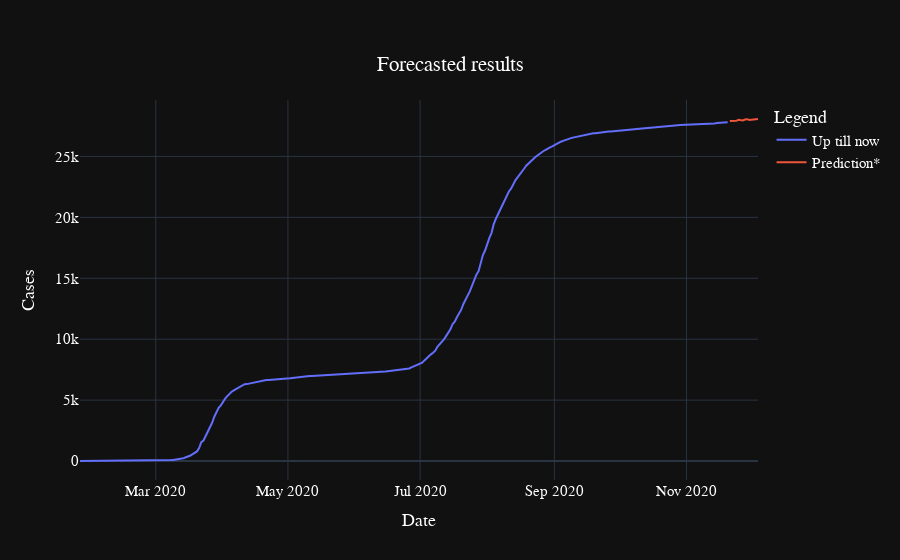

Notebook cell for this chart:
### Markdown cell above
# Example

### Code cell
start=time.time()
fig,error=prophet_predict("confirmed","India")
end=time.time()
fig.show()
print(f'Allow an error of upto {round(error,2)}%')

### Figure 1 — Plotly figure (JSON) as saved in the notebook; plotly's stock layout.template omitted (floating-point values rounded to 4 significant figures; data arrays with more than 128 entries replaced by an {"elided": "..."} marker saying what was removed)
{"data": [{"mode": "lines", "name": "Up till now ", "type": "scatter", "x": {"elided": "300 str values"}, "y": {"elided": "300 int values"}}, {"mode": "lines", "name": "Prediction*", "type": "scatter", "x": ["2020-11-21T00:00:00", "2020-11-22T00:00:00", "2020-11-23T00:00:00", "2020-11-24T00:00:00", "2020-11-25T00:00:00", "2020-11-26T00:00:00", "2020-11-27T00:00:00", "2020-11-28T00:00:00", "2020-11-29T00:00:00", "2020-11-30T00:00:00", "2020-12-01T00:00:00", "2020-12-02T00:00:00", "2020-12-03T00:00:00", "2020-12-04T00:00:00"], "y": [27903, 27894, 27894, 27919, 28003, 27969, 27954, 28030, 28059, 28000, 28019, 27990, 28006, 28073]}], "layout": {"font": {"color": "white", "family": "Arial", "size": 15}, "legend": {"title": {"text": "Legend "}}, "title": {"text": "Forecasted results", "x": 0.5, "xanchor": "center", "y": 0.9, "yanchor": "top"}, "xaxis": {"title": {"text": "Date"}}, "yaxis": {"title": {"text": "Cases"}}}}
